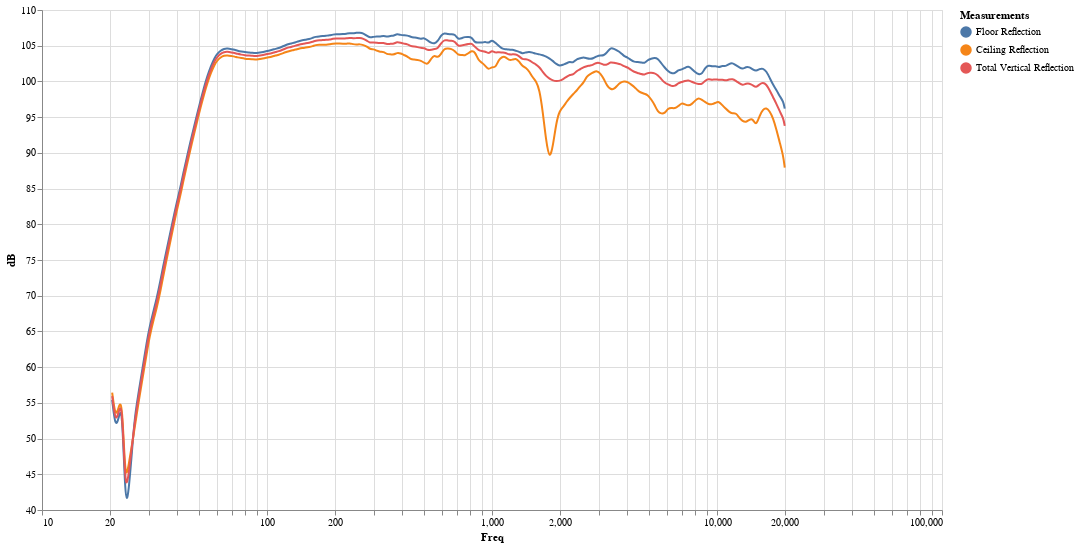

Notebook source saved alongside this figure:
### Code cell
display_graph_freq(df['Neumann KH 80']['Vertical Reflections'])

### Figure 1 — Vega-Lite specification as saved in the notebook (floating-point values rounded to 4 significant figures; data arrays with more than 128 entries replaced by an {"elided": "..."} marker saying what was removed)
{"config": {"view": {"continuousWidth": 400, "continuousHeight": 300}}, "layer": [{"mark": {"type": "line", "interpolate": "basis"}, "encoding": {"color": {"type": "nominal", "field": "Measurements", "sort": null}, "x": {"type": "quantitative", "field": "Freq", "scale": {"domain": [20, 20000], "type": "log"}}, "y": {"type": "quantitative", "field": "dB", "scale": {"zero": false}}}, "height": 500, "width": 900}, {"mark": "point", "encoding": {"opacity": {"value": 0}, "x": {"type": "quantitative", "field": "Freq"}}, "selection": {"selector001": {"type": "single", "nearest": true, "on": "mouseover", "fields": ["Freq"], "empty": "none"}}}, {"mark": "point", "encoding": {"color": {"type": "nominal", "field": "Measurements", "sort": null}, "opacity": {"condition": {"value": 1, "selection": "selector001"}, "value": 0}, "x": {"type": "quantitative", "field": "Freq", "scale": {"domain": [20, 20000], "type": "log"}}, "y": {"type": "quantitative", "field": "dB", "scale": {"zero": false}}}, "height": 500, "width": 900}, {"mark": {"type": "rule", "color": "gray"}, "encoding": {"x": {"type": "quantitative", "field": "Freq"}}, "transform": [{"filter": {"selection": "selector001"}}]}, {"mark": {"type": "text", "align": "left", "dx": 5, "dy": -5}, "encoding": {"color": {"type": "nominal", "field": "Measurements", "sort": null}, "text": {"condition": {"type": "quantitative", "field": "dB", "selection": "selector001"}, "value": " "}, "x": {"type": "quantitative", "field": "Freq", "scale": {"domain": [20, 20000], "type": "log"}}, "y": {"type": "quantitative", "field": "dB", "scale": {"zero": false}}}, "height": 500, "width": 900}], "data": {"name": "data-8fbabb0a948bf6829e594d00c6cebb74"}, "$schema": "https://vega.github.io/schema/vega-lite/v4.0.2.json", "datasets": {"data-8fbabb0a948bf6829e594d00c6cebb74": {"elided": "600 records"}}}
